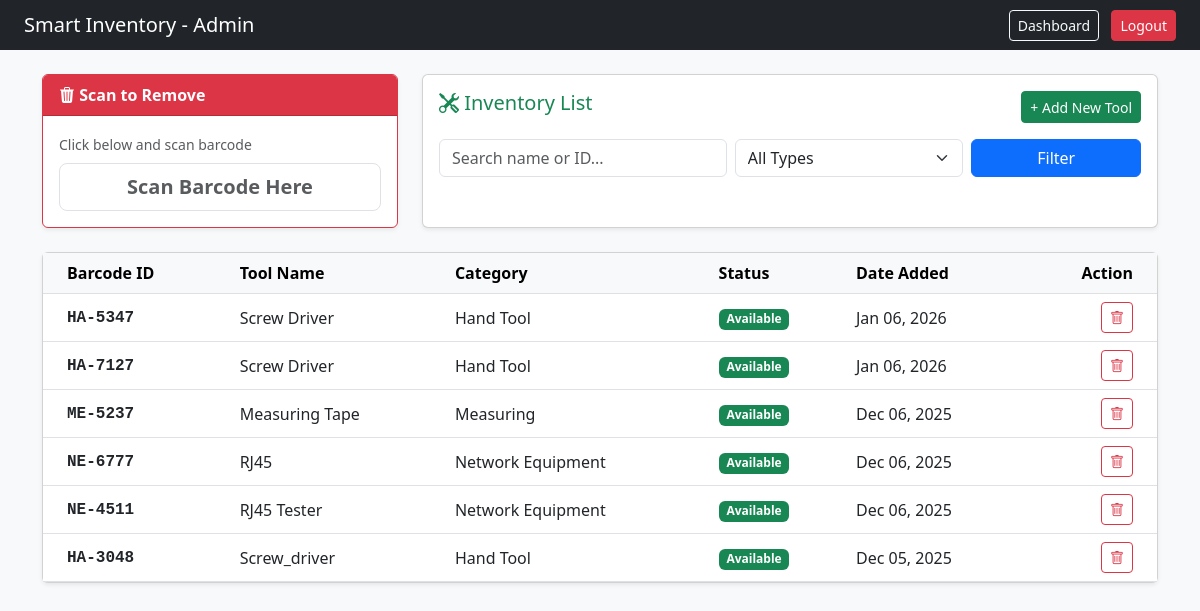
Page /inventory.php (signed in) on the earlier database version.
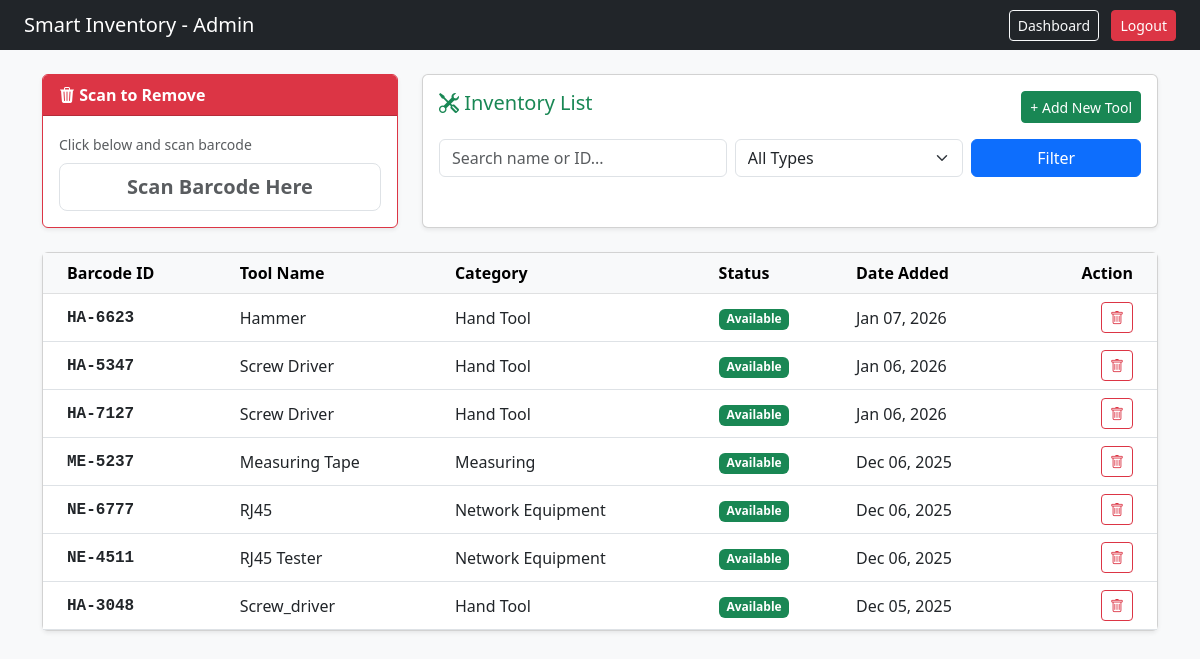
Same page on the later database version.
### tables this page shows
CREATE TABLE `tools` (
  `tool_id` int(11) NOT NULL,
  `barcode` varchar(50) NOT NULL,
  `tool_name` varchar(100) NOT NULL,
  `category` varchar(50) NOT NULL,
  `status` enum('Available','Borrowed','Maintenance','Lost') DEFAULT 'Available',
  `created_at` timestamp NOT NULL DEFAULT current_timestamp()
);

### inventory.php (the view, shortened to what the changed rows need)
<?php
include "db_conn.php";
$sql = "SELECT * FROM tools WHERE 1=1";
$sql .= " ORDER BY created_at DESC";
$result = mysqli_query($conn, $sql);
?>
<!DOCTYPE html>
<html>
<head>
    <link href="https://cdn.jsdelivr.net/npm/bootstrap@5.3.0/dist/css/bootstrap.min.css" rel="stylesheet">
    <link rel="stylesheet" href="https://cdn.jsdelivr.net/npm/bootstrap-icons@1.10.0/font/bootstrap-icons.css">
</head>
<body class="bg-light">
    <div class="container mt-4">
        <div class="card shadow-sm mt-4">
            <div class="card-body p-0">
                <table class="table table-hover mb-0 align-middle">
                    <thead class="table-light">
                        <tr>
                            <th class="ps-4">Barcode ID</th>
                            <th>Tool Name</th>
                            <th>Category</th>
                            <th>Status</th>
                            <th>Date Added</th>
                            <th class="text-end pe-4">Action</th>
                        </tr>
                    </thead>
                    <tbody>
                        <?php
                        if (mysqli_num_rows($result) > 0) {
                            while ($row = mysqli_fetch_assoc($result)) {
                                $status_color = 'success';
                        ?>
                            <tr>
                                <td class="ps-4 fw-bold font-monospace"><?php echo $row['barcode']; ?></td>
                                <td><?php echo $row['tool_name']; ?></td>
                                <td><?php echo $row['category']; ?></td>
                                <td><span class="badge bg-<?php echo $status_color; ?>"><?php echo $row['status']; ?></span></td>
                                <td><?php echo date('M d, Y', strtotime($row['created_at'])); ?></td>
                                <td class="text-end pe-4">
                                    <a href="tool_action.php?delete_id=<?php echo $row['tool_id']; ?>"
                                       class="btn btn-sm btn-outline-danger"
                                       onclick="return confirm('Are you sure you want to permanently remove this tool?');">
                                        <i class="bi bi-trash"></i>
                                    </a>
                                </td>
                            </tr>
                        <?php
                            }
                        } else {
                            echo "<tr><td colspan='6' class='text-center py-4 text-muted'>No tools found matching your filters.</td></tr>";
                        }
                        ?>
                    </tbody>
                </table>
            </div>
        </div>
    </div>
</body>
</html>

Differences in the rows shown:
added tools: barcode "HA-6623", tool_name "Hammer", category "Hand Tool", status "Available", created_at "Jan 07, 2026"
